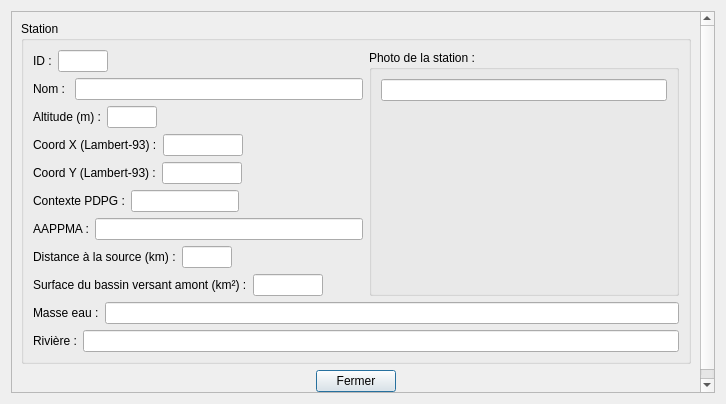
<?xml version="1.0" encoding="UTF-8"?>
<ui version="4.0">
 <class>dlgStationForm</class>
 <widget class="QDialog" name="dlgStationForm">
  <property name="geometry">
   <rect>
    <x>0</x>
    <y>0</y>
    <width>726</width>
    <height>404</height>
   </rect>
  </property>
  <property name="windowTitle">
   <string>Fiche station</string>
  </property>
  <layout class="QVBoxLayout" name="verticalLayout_6">
   <item>
    <widget class="QScrollArea" name="scrollArea">
     <property name="widgetResizable">
      <bool>true</bool>
     </property>
     <widget class="QWidget" name="scrollAreaWidgetContents">
      <property name="geometry">
       <rect>
        <x>0</x>
        <y>-16</y>
        <width>689</width>
        <height>400</height>
       </rect>
      </property>
      <layout class="QVBoxLayout" name="verticalLayout_5">
       <item>
        <widget class="QGroupBox" name="groupBox">
         <property name="title">
          <string>Station</string>
         </property>
         <layout class="QVBoxLayout" name="verticalLayout_4">
          <item>
           <layout class="QHBoxLayout" name="horizontalLayout_9">
            <item>
             <layout class="QVBoxLayout" name="verticalLayout_3">
              <item>
               <spacer name="verticalSpacer_2">
                <property name="orientation">
                 <enum>Qt::Vertical</enum>
                </property>
                <property name="sizeHint" stdset="0">
                 <size>
                  <width>20</width>
                  <height>40</height>
                 </size>
                </property>
               </spacer>
              </item>
              <item>
               <layout class="QHBoxLayout" name="horizontalLayout">
                <item>
                 <widget class="QLabel" name="label">
                  <property name="text">
                   <string>ID :</string>
                  </property>
                 </widget>
                </item>
                <item>
                 <widget class="QLineEdit" name="leId">
                  <property name="sizePolicy">
                   <sizepolicy hsizetype="Fixed" vsizetype="Fixed">
                    <horstretch>0</horstretch>
                    <verstretch>0</verstretch>
                   </sizepolicy>
                  </property>
                  <property name="maximumSize">
                   <size>
                    <width>50</width>
                    <height>16777215</height>
                   </size>
                  </property>
                  <property name="alignment">
                   <set>Qt::AlignCenter</set>
                  </property>
                 </widget>
                </item>
                <item>
                 <spacer name="horizontalSpacer">
                  <property name="orientation">
                   <enum>Qt::Horizontal</enum>
                  </property>
                  <property name="sizeHint" stdset="0">
                   <size>
                    <width>40</width>
                    <height>20</height>
                   </size>
                  </property>
                 </spacer>
                </item>
               </layout>
              </item>
              <item>
               <layout class="QHBoxLayout" name="horizontalLayout_18">
                <item>
                 <widget class="QLabel" name="label_6">
                  <property name="text">
                   <string>Nom : </string>
                  </property>
                 </widget>
                </item>
                <item>
                 <widget class="QLineEdit" name="leNom">
                  <property name="alignment">
                   <set>Qt::AlignCenter</set>
                  </property>
                 </widget>
                </item>
               </layout>
              </item>
              <item>
               <layout class="QHBoxLayout" name="horizontalLayout_2">
                <item>
                 <widget class="QLabel" name="label_4">
                  <property name="text">
                   <string>Altitude (m) :</string>
                  </property>
                 </widget>
                </item>
                <item>
                 <widget class="QLineEdit" name="leAltitude">
                  <property name="sizePolicy">
                   <sizepolicy hsizetype="Fixed" vsizetype="Fixed">
                    <horstretch>0</horstretch>
                    <verstretch>0</verstretch>
                   </sizepolicy>
                  </property>
                  <property name="maximumSize">
                   <size>
                    <width>50</width>
                    <height>16777215</height>
                   </size>
                  </property>
                  <property name="alignment">
                   <set>Qt::AlignCenter</set>
                  </property>
                 </widget>
                </item>
                <item>
                 <spacer name="horizontalSpacer_2">
                  <property name="orientation">
                   <enum>Qt::Horizontal</enum>
                  </property>
                  <property name="sizeHint" stdset="0">
                   <size>
                    <width>40</width>
                    <height>20</height>
                   </size>
                  </property>
                 </spacer>
                </item>
               </layout>
              </item>
              <item>
               <layout class="QHBoxLayout" name="horizontalLayout_4">
                <item>
                 <widget class="QLabel" name="label_2">
                  <property name="text">
                   <string>Coord X (Lambert-93) :</string>
                  </property>
                 </widget>
                </item>
                <item>
                 <widget class="QLineEdit" name="leX">
                  <property name="sizePolicy">
                   <sizepolicy hsizetype="Fixed" vsizetype="Fixed">
                    <horstretch>0</horstretch>
                    <verstretch>0</verstretch>
                   </sizepolicy>
                  </property>
                  <property name="maximumSize">
                   <size>
                    <width>80</width>
                    <height>16777215</height>
                   </size>
                  </property>
                  <property name="alignment">
                   <set>Qt::AlignCenter</set>
                  </property>
                 </widget>
                </item>
                <item>
                 <spacer name="horizontalSpacer_3">
                  <property name="orientation">
                   <enum>Qt::Horizontal</enum>
                  </property>
                  <property name="sizeHint" stdset="0">
                   <size>
                    <width>40</width>
                    <height>20</height>
                   </size>
                  </property>
                 </spacer>
                </item>
               </layout>
              </item>
              <item>
               <layout class="QHBoxLayout" name="horizontalLayout_3">
                <item>
                 <widget class="QLabel" name="label_3">
                  <property name="text">
                   <string>Coord Y (Lambert-93) :</string>
                  </property>
                 </widget>
                </item>
                <item>
                 <widget class="QLineEdit" name="leY">
                  <property name="sizePolicy">
                   <sizepolicy hsizetype="Fixed" vsizetype="Fixed">
                    <horstretch>0</horstretch>
                    <verstretch>0</verstretch>
                   </sizepolicy>
                  </property>
                  <property name="maximumSize">
                   <size>
                    <width>80</width>
                    <height>16777215</height>
                   </size>
                  </property>
                  <property name="alignment">
                   <set>Qt::AlignCenter</set>
                  </property>
                 </widget>
                </item>
                <item>
                 <spacer name="horizontalSpacer_4">
                  <property name="orientation">
                   <enum>Qt::Horizontal</enum>
                  </property>
                  <property name="sizeHint" stdset="0">
                   <size>
                    <width>40</width>
                    <height>20</height>
                   </size>
                  </property>
                 </spacer>
                </item>
               </layout>
              </item>
              <item>
               <layout class="QHBoxLayout" name="horizontalLayout_7">
                <item>
                 <widget class="QLabel" name="label_7">
                  <property name="text">
                   <string>Contexte PDPG :</string>
                  </property>
                 </widget>
                </item>
                <item>
                 <widget class="QLineEdit" name="lePdpg">
                  <property name="sizePolicy">
                   <sizepolicy hsizetype="Preferred" vsizetype="Fixed">
                    <horstretch>0</horstretch>
                    <verstretch>0</verstretch>
                   </sizepolicy>
                  </property>
                  <property name="alignment">
                   <set>Qt::AlignCenter</set>
                  </property>
                 </widget>
                </item>
                <item>
                 <spacer name="horizontalSpacer_5">
                  <property name="orientation">
                   <enum>Qt::Horizontal</enum>
                  </property>
                  <property name="sizeHint" stdset="0">
                   <size>
                    <width>40</width>
                    <height>20</height>
                   </size>
                  </property>
                 </spacer>
                </item>
               </layout>
              </item>
              <item>
               <layout class="QHBoxLayout" name="horizontalLayout_8">
                <item>
                 <widget class="QLabel" name="label_8">
                  <property name="text">
                   <string>AAPPMA :</string>
                  </property>
                 </widget>
                </item>
                <item>
                 <widget class="QLineEdit" name="leAappma">
                  <property name="alignment">
                   <set>Qt::AlignCenter</set>
                  </property>
                 </widget>
                </item>
               </layout>
              </item>
              <item>
               <layout class="QHBoxLayout" name="horizontalLayout_10">
                <item>
                 <widget class="QLabel" name="label_11">
                  <property name="text">
                   <string>Distance à la source (km) :</string>
                  </property>
                 </widget>
                </item>
                <item>
                 <widget class="QLineEdit" name="leDistance">
                  <property name="sizePolicy">
                   <sizepolicy hsizetype="Fixed" vsizetype="Fixed">
                    <horstretch>0</horstretch>
                    <verstretch>0</verstretch>
                   </sizepolicy>
                  </property>
                  <property name="maximumSize">
                   <size>
                    <width>50</width>
                    <height>16777215</height>
                   </size>
                  </property>
                  <property name="alignment">
                   <set>Qt::AlignCenter</set>
                  </property>
                 </widget>
                </item>
                <item>
                 <spacer name="horizontalSpacer_7">
                  <property name="orientation">
                   <enum>Qt::Horizontal</enum>
                  </property>
                  <property name="sizeHint" stdset="0">
                   <size>
                    <width>40</width>
                    <height>20</height>
                   </size>
                  </property>
                 </spacer>
                </item>
               </layout>
              </item>
              <item>
               <layout class="QHBoxLayout" name="horizontalLayout_11">
                <item>
                 <widget class="QLabel" name="label_12">
                  <property name="text">
                   <string>Surface du bassin versant amont (km²) :</string>
                  </property>
                 </widget>
                </item>
                <item>
                 <widget class="QLineEdit" name="leSurface">
                  <property name="sizePolicy">
                   <sizepolicy hsizetype="Fixed" vsizetype="Fixed">
                    <horstretch>0</horstretch>
                    <verstretch>0</verstretch>
                   </sizepolicy>
                  </property>
                  <property name="maximumSize">
                   <size>
                    <width>70</width>
                    <height>16777215</height>
                   </size>
                  </property>
                  <property name="alignment">
                   <set>Qt::AlignCenter</set>
                  </property>
                 </widget>
                </item>
                <item>
                 <spacer name="horizontalSpacer_6">
                  <property name="orientation">
                   <enum>Qt::Horizontal</enum>
                  </property>
                  <property name="sizeHint" stdset="0">
                   <size>
                    <width>40</width>
                    <height>20</height>
                   </size>
                  </property>
                 </spacer>
                </item>
               </layout>
              </item>
              <item>
               <spacer name="verticalSpacer">
                <property name="orientation">
                 <enum>Qt::Vertical</enum>
                </property>
                <property name="sizeHint" stdset="0">
                 <size>
                  <width>20</width>
                  <height>40</height>
                 </size>
                </property>
               </spacer>
              </item>
             </layout>
            </item>
            <item>
             <widget class="QGroupBox" name="groupBox_2">
              <property name="sizePolicy">
               <sizepolicy hsizetype="Expanding" vsizetype="Expanding">
                <horstretch>0</horstretch>
                <verstretch>0</verstretch>
               </sizepolicy>
              </property>
              <property name="title">
               <string>Photo de la station :</string>
              </property>
              <layout class="QVBoxLayout" name="verticalLayout_2">
               <item>
                <widget class="QLineEdit" name="lePhoto"/>
               </item>
               <item>
                <widget class="QLabel" name="lblPhoto">
                 <property name="scaledContents">
                  <bool>true</bool>
                 </property>
                 <property name="alignment">
                  <set>Qt::AlignCenter</set>
                 </property>
                </widget>
               </item>
              </layout>
             </widget>
            </item>
           </layout>
          </item>
          <item>
           <layout class="QHBoxLayout" name="horizontalLayout_37">
            <item>
             <widget class="QLabel" name="label_28">
              <property name="text">
               <string>Masse eau :</string>
              </property>
             </widget>
            </item>
            <item>
             <widget class="QLineEdit" name="leMeau">
              <property name="alignment">
               <set>Qt::AlignCenter</set>
              </property>
             </widget>
            </item>
           </layout>
          </item>
          <item>
           <layout class="QHBoxLayout" name="horizontalLayout_5">
            <item>
             <widget class="QLabel" name="label_5">
              <property name="text">
               <string>Rivière :</string>
              </property>
             </widget>
            </item>
            <item>
             <widget class="QLineEdit" name="leRiviere">
              <property name="alignment">
               <set>Qt::AlignCenter</set>
              </property>
             </widget>
            </item>
           </layout>
          </item>
         </layout>
        </widget>
       </item>
       <item>
        <layout class="QHBoxLayout" name="horizontalLayout_6">
         <item>
          <spacer name="horizontalSpacer_9">
           <property name="orientation">
            <enum>Qt::Horizontal</enum>
           </property>
           <property name="sizeHint" stdset="0">
            <size>
             <width>40</width>
             <height>20</height>
            </size>
           </property>
          </spacer>
         </item>
         <item>
          <widget class="QPushButton" name="btnFermer">
           <property name="sizePolicy">
            <sizepolicy hsizetype="Fixed" vsizetype="Fixed">
             <horstretch>0</horstretch>
             <verstretch>0</verstretch>
            </sizepolicy>
           </property>
           <property name="maximumSize">
            <size>
             <width>100</width>
             <height>16777215</height>
            </size>
           </property>
           <property name="text">
            <string>Fermer</string>
           </property>
          </widget>
         </item>
         <item>
          <spacer name="horizontalSpacer_10">
           <property name="orientation">
            <enum>Qt::Horizontal</enum>
           </property>
           <property name="sizeHint" stdset="0">
            <size>
             <width>40</width>
             <height>20</height>
            </size>
           </property>
          </spacer>
         </item>
        </layout>
       </item>
      </layout>
     </widget>
    </widget>
   </item>
  </layout>
 </widget>
 <resources>
  <include location="ressourceGedopi.qrc"/>
 </resources>
 <connections/>
</ui>
